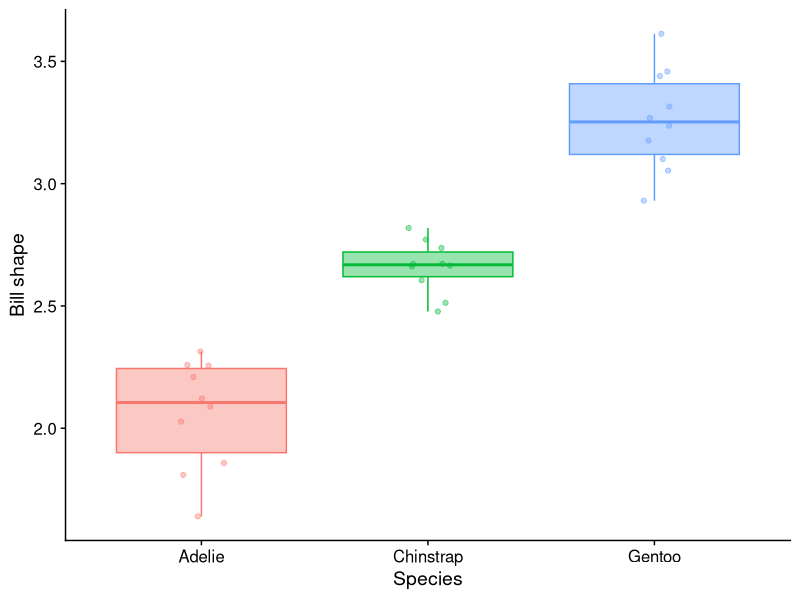
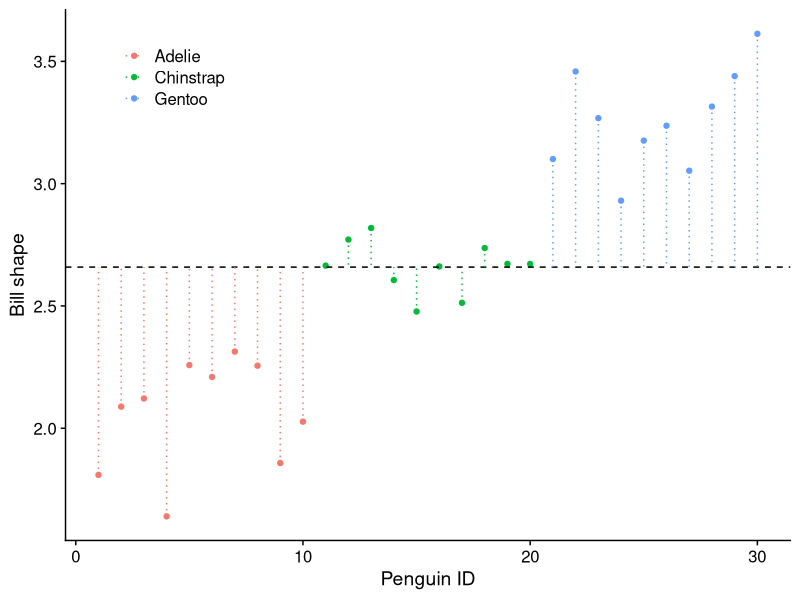
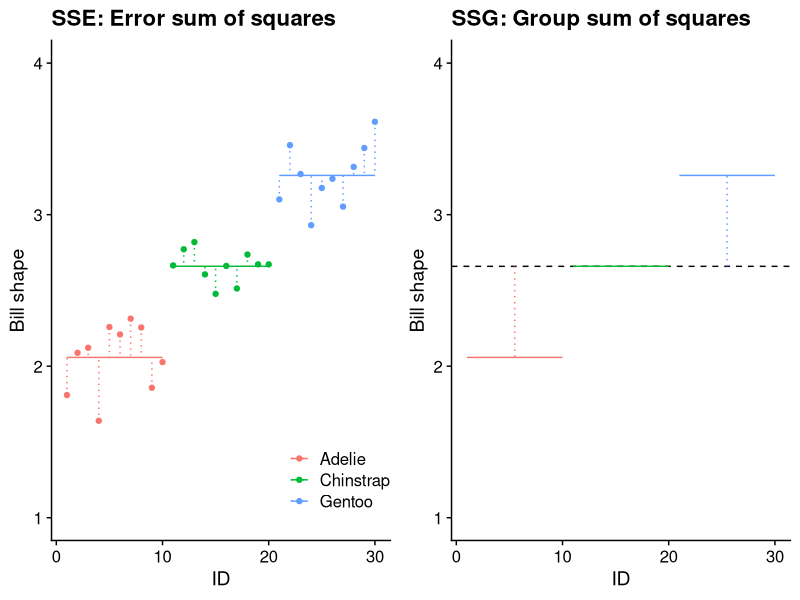
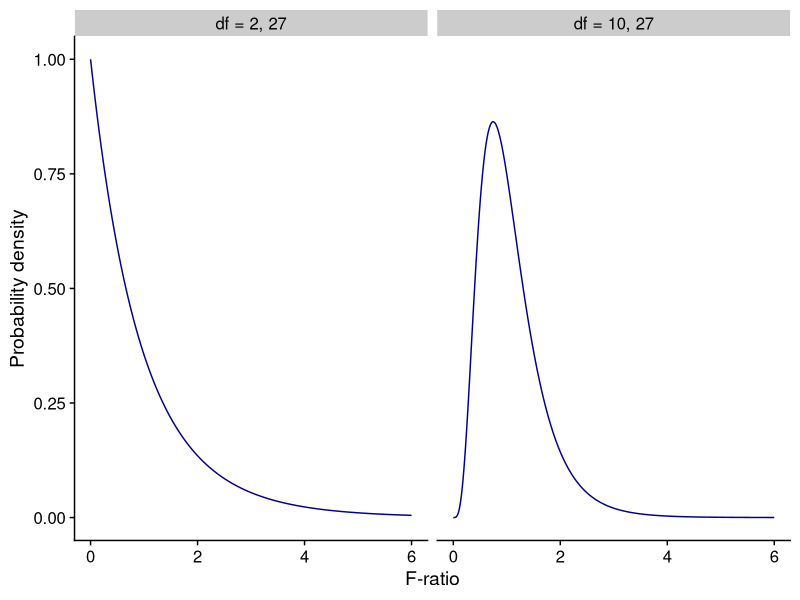

Write the R code that produced these figures, in order.
## ---- chunk 1
library(tidyverse)
library(palmerpenguins)
library(here)
library(cowplot)
library(gridExtra)
library(ggfortify)
## ---- chunk 2
penguins_raw <- palmerpenguins::penguins
# glimpse(penguins_raw)
## ---- chunk 3
# how many individuals from each species?
n_replicates <- 10
## ---- chunk 4
set.seed(1962)
penguins <- penguins_raw |>
  drop_na() |>
  filter(sex == "male") |>
  arrange(species) |>
  mutate(bill_shape = bill_length_mm / bill_depth_mm) |>
  dplyr::select(species, bill_shape) |>
  group_by(species) |>
  slice_sample(n = n_replicates) |>
  ungroup() |>
  mutate(ID=1:(3*n_replicates))

## ---- chunk 5
#| label: fig-species-boxplot
#| fig-cap: "The distribution of bill shape for each of the three penguin species."
penguins |>
ggplot(aes(x = species,y = bill_shape, colour = species))+
  geom_boxplot(aes(fill = species), alpha = 0.4)+
  geom_jitter(aes(colour = species), width = 0.1, alpha = 0.4) +
  labs(x='Species', y = 'Bill shape')+
  theme_cowplot()+
  theme(legend.position = "none")
## ---- chunk 6
grand_mean=mean(penguins$bill_shape)
grand_mean
## ---- chunk 7
# mean value of bill shape for each species
p_means<-penguins |>
  group_by(species) |>
  summarise(n = n(), pmean = mean(bill_shape), id_min=min(ID), id_max = max(ID))

penguins <- mutate(penguins,pmeans = c(rep(p_means$pmean[1],n_replicates),
                            rep(p_means$pmean[2],n_replicates),
                            rep(p_means$pmean[3],n_replicates)))

p_means
## ---- chunk 8
SST=sum((penguins$bill_shape-grand_mean)^2)
## ---- chunk 9
#| label: fig-grand-mean
#| fig-cap: "The overall variability of the data (SST) is measured as the sum of the squared differences between each individual value and the grand mean, which is the mean of the whole data set. The individual differences are shown in the figure as vertical dotted lines. If there are *n* data points, then SST will have *n*-1 degrees of freedom." 
penguins |>
  ggplot(aes(x = ID,y = bill_shape,colour = species))+
  geom_point()+
  geom_hline(yintercept=grand_mean,linetype='dashed')+
  geom_segment(aes(x = ID, y = bill_shape, xend = ID, yend = grand_mean),linetype='dotted') +
  labs(x='Penguin ID',y='Bill shape', colour = "")+
  theme_cowplot() +
  theme(legend.position = c(0.08,0.9))
## ---- chunk 10
SSE<-penguins |>
  group_by(species) |>
  mutate(pmean=mean(bill_shape)) |>
  mutate(se=(bill_shape-pmean)^2) |>
  summarise(sse=sum(se),.groups = 'drop') |>
  summarise(SSE=sum(sse),.groups = 'drop') |>
  pull(SSE)
## ---- chunk 11

SSG<-penguins |>
  group_by(species) |>
  mutate(pmean=mean(bill_shape)) |>
  mutate(se=(pmean-grand_mean)^2) |>
  summarise(sse=sum(se),.groups = 'drop') |>
  summarise(SSG=sum(sse),.groups = 'drop') |>
  pull(SSG)
## ---- chunk 12

# plot deviations from each group (species) mean
g3 <- penguins |>
  ggplot(aes(x = ID, y = bill_shape, colour = species)) +
  geom_point() +
  geom_segment(data = p_means, aes(x=id_min, xend=id_max, y = pmean, yend = pmean, colour= species)) +
  geom_segment(aes(x = ID, y = bill_shape, xend = ID, yend = pmeans, colour = species),linetype='dotted') +
  scale_y_continuous(limits =c (1,4))+
  labs(x='ID',y='Bill shape',title="SSE: Error sum of squares", colour = "")+
  theme_cowplot() +
  theme(legend.position= c(0.7, 0.15))
## ---- chunk 13

g4 <- penguins |>
  ggplot(aes(x = ID, y = bill_shape, colour = species)) +
  geom_hline(yintercept=grand_mean,linetype='dashed')+
  geom_segment(data = p_means, aes(x=id_min, xend=id_max, y = pmean, yend = pmean, colour= species)) +
  geom_segment(data = p_means, aes(x = (id_min + id_max)/2, y = grand_mean, xend = (id_min + id_max)/2, yend = pmean, colour = species),linetype='dotted')+
  # geom_segment(aes(x = ID, y = bill_shape, xend = ID, yend = pmeans, colour = species),linetype='dotted') +
  scale_y_continuous(limits =c (1,4))+
  labs(x='ID',y='Bill shape', title="SSG: Group sum of squares", colour= "")+
  theme_cowplot() +
  theme(legend.position = "none")
## ---- chunk 14
#| label: fig-SSE-SSG-plot
#| fig-cap: "a) Each species has a mean value for bill shape, shown by the three horizontal lines. Each individual penguin has a bill shape that differs from that by the length of the vertical dotted lines shown. When we square each of these lengths and then add up all these squares we get what we are calling here SSE: the error sum of squares. This is a measure of the variability between penguins of the same species. b) For each species, the mean bill shape differs from the grand mean by the length of the dotted lines shown. When we square and then sum these three lengths we get what we are calling here SSG: the squared sum of groups. This is a measure of the variability between penguins of different species."

grid.arrange(g3,g4,nrow=1)
## ---- chunk 15
# calculate quantities for degrees of freedom

k <- 3 # number of species
n <- k * n_replicates
## ---- chunk 16
# calculate mean squares

GMS <- SSG / (k - 1) # group (species, in this case) mean squares
EMS <- SSE / (n - k) # error mean squares
TMS <- SST / (n - 1) # total mean squares
## ---- chunk 17
# calculate F for penguins.
F_penguins <- GMS/EMS
## ---- chunk 18
#| label: fig-f-pdfs
#| fig-cap: "The F-distributions for (left) 2 and 27 degrees of freedom and (right) 10 and 27 degrees of freedom"
dfs<-c(rep("df = 2, 27",601),rep("df = 10, 27",601))
xs<-rep(seq(0,6,0.01),2)
ys<-c(df(xs[1:601],2,27),df(xs[602:1202],10,27))
fdata<-tibble(x=xs,y=ys,dfs=dfs)

fdata |>
  mutate(dfs = fct_relevel(dfs,"df = 2, 27","df = 10, 27")) |>
  ggplot(aes(x=xs,y=ys)) +
  xlim(0,6) +
  ylim(0,1) +
  labs(x="F-ratio",
       y="Probability density") +
  geom_line(colour="darkblue") +
  facet_wrap(~dfs) +
  theme_cowplot()
## ---- chunk 19
F_penguins <- GMS/EMS
## ---- chunk 20

Fratio<-function(p,k,st_dev){
  n<-p*k # k plots, p replicates per plot
  plots<-tibble(plot=c(rep("a",p),rep("b",p),rep("c",p)),response=rnorm(n,mean=0,sd=st_dev))
  lm.mod<-lm(response~plot,data=plots)
  tidy(anova(lm.mod))$statistic[1]
}
## ---- chunk 21

trials<-1000
replicates<-10 # pots per combination of factor levels
k<-5 # number of factor levels
st_dev<-1
binwidth<-0.2


#Fs<-tibble(Fval=replicate(trials,Fratio(replicates,k,st_dev)))

myfun<-function(x,replicates,k,N,binwidth){
  df2=replicates*k-k
  df1=k-1
  N*binwidth*df(x,df1,df2)
}

# Fs |> 
#   filter(Fval<8) |>
#   ggplot(aes(x=Fval)) +
#   geom_histogram(binwidth=binwidth,fill=fill_colour1) +
#   geom_function(fun = myfun, args = list(replicates,k,N=trials,binwidth=binwidth),colour=line_colour) +
#   labs(x="F",
#        y=) +
#   theme_cowplot()
## ---- chunk 22
# ANOVA lest, using lm()

penguin.model <- lm(bill_shape ~ species, data = penguins)
anova(penguin.model)
